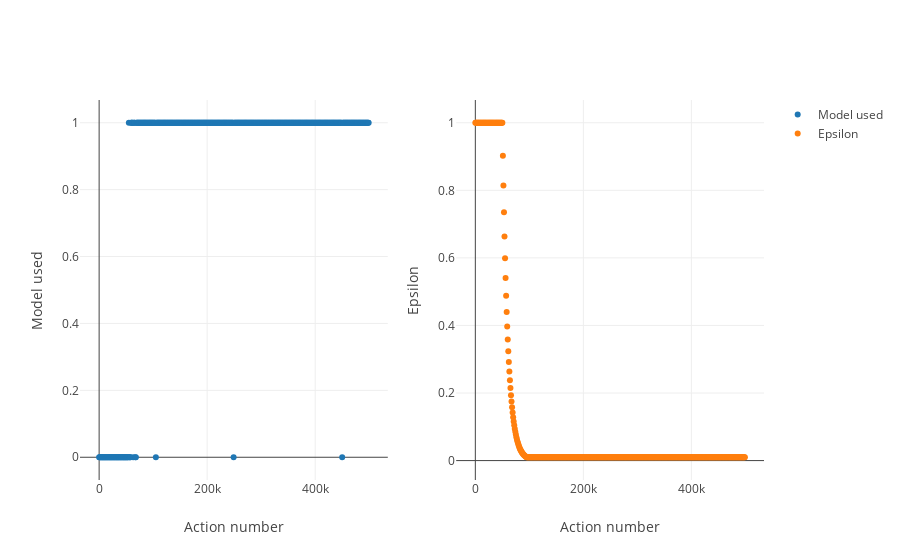

The cell this chart's notebook holds for it:
### Code cell
model_memory_indices = np.arange(0, len(nn_agent.model_memory)-1, len(nn_agent.model_memory)/500).astype(int)

trace1 = go.Scatter(
    x = model_memory_indices,
    y = np.take(
        nn_agent.model_memory,
        model_memory_indices
    ),
    mode='markers',
    name='Model used'
)

trace2 = go.Scatter(
    x = model_memory_indices,
    y = np.take(
        nn_agent.eps_memory,
        model_memory_indices
    ),
    mode='markers',
    name='Epsilon'
)

layout = go.Layout(
    xaxis = dict(
        title='Action number'
    ),
    yaxis = dict(
        title='Model used'
    ),
    xaxis2 = dict(
        title='Action number'
    ),
    yaxis2 = dict(
        title='Epsilon'
    )
)

# data = [trace]

# fig = go.Figure(data=data, layout=layout)
fig = tools.make_subplots(rows=1, cols=2)
fig.append_trace(trace1, 1, 1)
fig.append_trace(trace2, 1, 2)
fig['layout']['xaxis1'].update(title='Action number')
fig['layout']['yaxis1'].update(title='Model used')
fig['layout']['xaxis2'].update(title='Action number')
fig['layout']['yaxis2'].update(title='Epsilon')


iplot(fig)

### Figure 1 — Plotly figure (JSON) as saved in the notebook; plotly's stock layout.template omitted (floating-point values rounded to 4 significant figures; data arrays with more than 128 entries replaced by an {"elided": "..."} marker saying what was removed)
{"data": [{"mode": "markers", "name": "Model used", "type": "scatter", "x": {"elided": "500 int values"}, "xaxis": "x1", "y": {"elided": "500 int values"}, "yaxis": "y1"}, {"mode": "markers", "name": "Epsilon", "type": "scatter", "x": {"elided": "500 int values"}, "xaxis": "x2", "y": {"elided": "500 float values"}, "yaxis": "y2"}], "layout": {"xaxis1": {"anchor": "y1", "domain": [0, 0.45], "title": "Action number"}, "xaxis2": {"anchor": "y2", "domain": [0.55, 1], "title": "Action number"}, "yaxis1": {"anchor": "x1", "domain": [0, 1], "title": "Model used"}, "yaxis2": {"anchor": "x2", "domain": [0, 1], "title": "Epsilon"}}}
